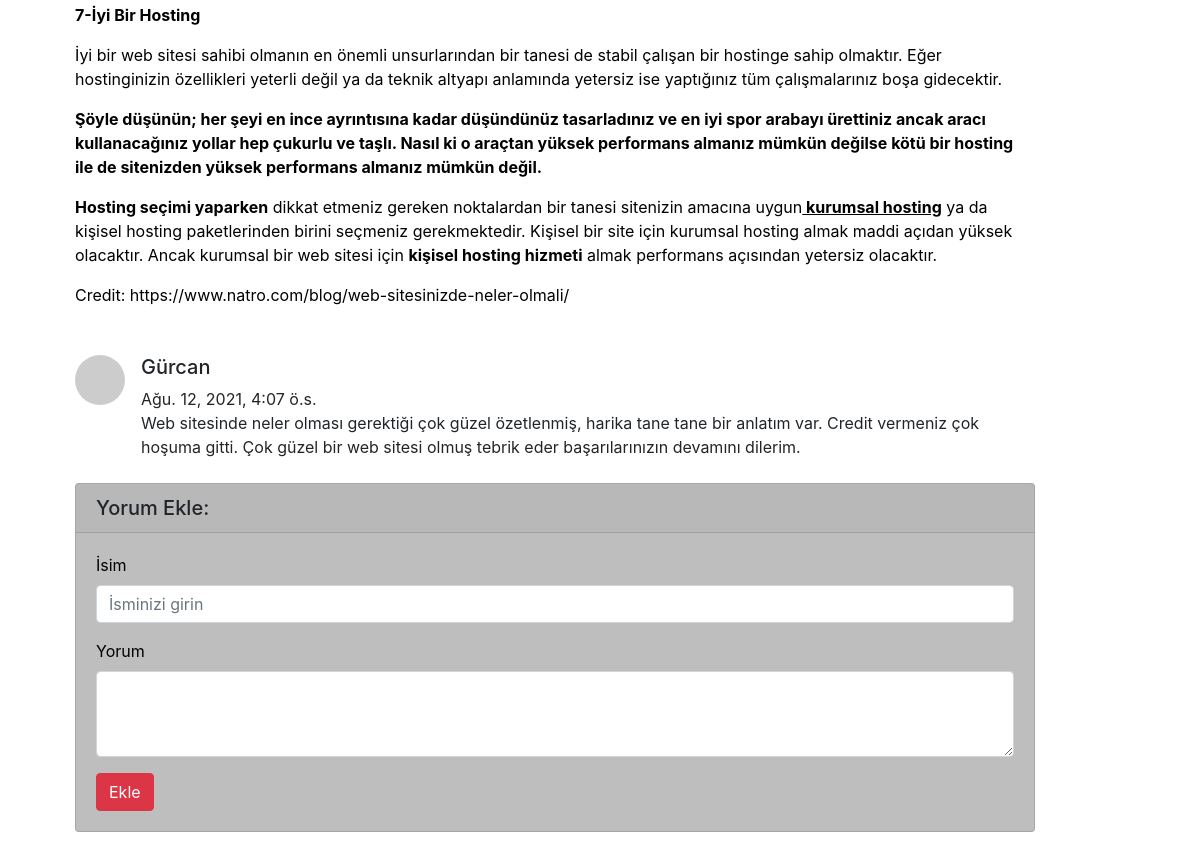
Page /articles/article/19 (lower part) on the earlier database version.
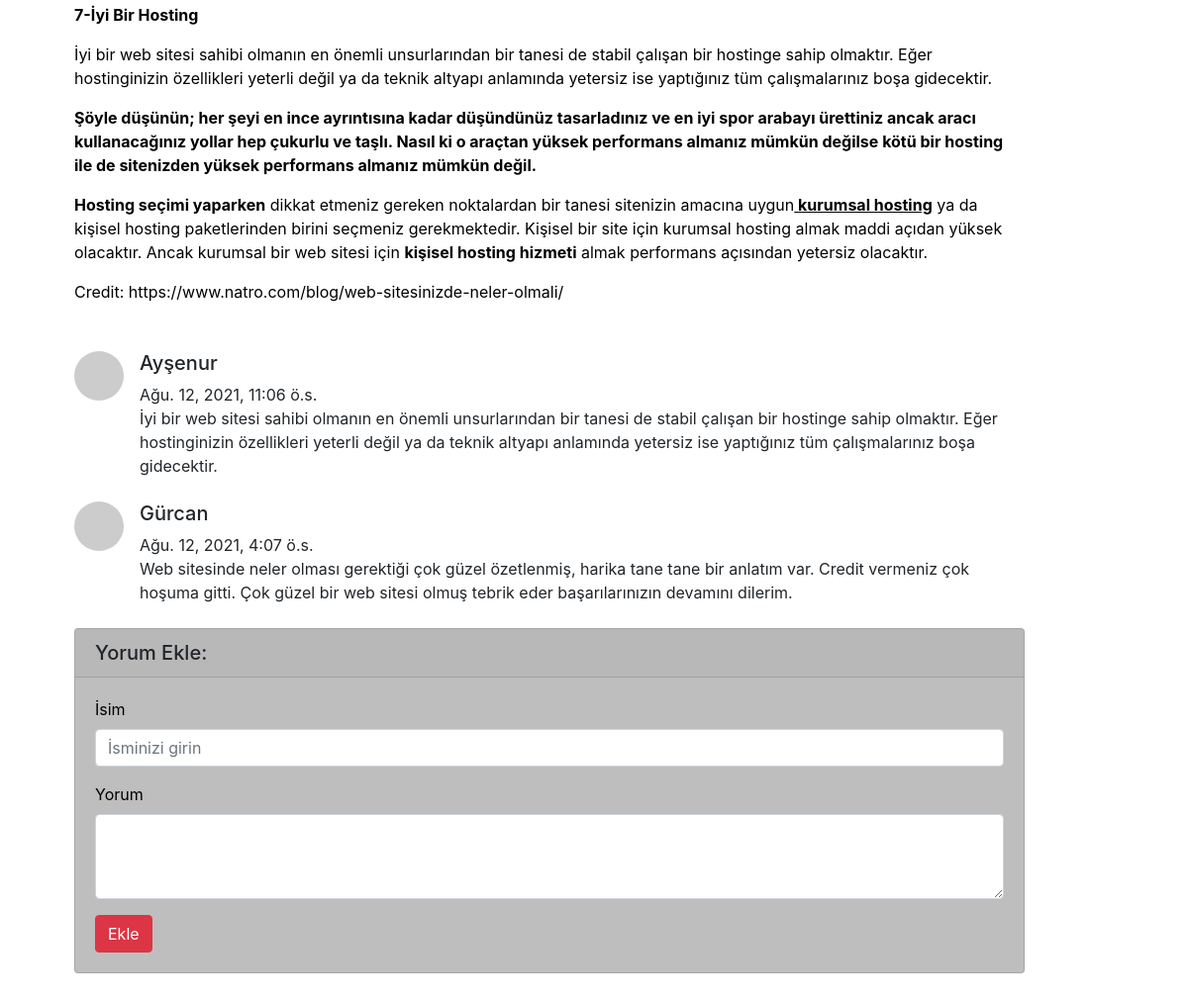
Same page on the later database version.
### article/models.py (models this page shows, shortened)
class Comment(models.Model):
    article = models.ForeignKey(Article,on_delete = models.CASCADE,verbose_name = "Makale",related_name="comments")
    comment_author = models.CharField(max_length = 50,verbose_name = "İsim")
    comment_content = models.CharField(max_length = 200,verbose_name = "Yorum")
    comment_date = models.DateTimeField(auto_now_add=True)
    class Meta:
        ordering = ['-comment_date']

### article/views.py (the view)
# urls.py: path('article/<int:id>',views.detail,name = "detail"),
def detail(request,id):
    article = get_object_or_404(Article,id = id)
    comments = article.comments.all()
    return render(request,"detail.html",{"article":article,"comments":comments})

### templates/detail.html (shortened to what this page needs)
{% extends "layout.html" %}
{% block body %}
  <div class="row " >
                <div class="col-lg-11">
                    <article>
                        <section class="mb-5" style="color:wihte;">
                          <p style="color: white;">{{article.content|safe}}</p>
                        </section>
                    </article>
                 {% if comments %}
      {% for comment in comments  %}
        <div class="media mb-4">
          <img class="d-flex mr-3 rounded-circle" src="http://placehold.it/50x50" alt="">
          <div class="media-body">
            <h5 class="mt-0">{{comment.comment_author}}</h5>
            {{comment.comment_date}} <br>
            {{comment.comment_content}}
          </div>
        </div>
      {% endfor %}
      {% else %}
      <div class ="alert alert-danger">
        Bu makaleye herhangi bir yorum yazılmamış,ilk yorum yapan siz olun!
      </div>
      {% endif %}
      <div class="card my-4" style="background-color: #bebebe ">
          <h5 class="card-header">Yorum Ekle:</h5>
          <div class="card-body">
            <form method = "post"  action = "{% url 'article:comment' article.id %}" >
              <div class="form-group">
                  <label for="formGroupExampleInput">İsim</label>
                  <input name = "comment_author" type="text" class="form-control" id="formGroupExampleInput" placeholder="İsminizi girin">
                </div>
              <div class="form-group">
                  <label for="formGroupExampleInput">Yorum</label>
                <textarea name = "comment_content" class="form-control" rows="3"></textarea>
              </div>
              <button type="submit" class="btn btn-danger">Ekle</button>
            </form>
          </div>
        </div>
        </div>
      </div>
                </div>
{% endblock body %}

Differences in the rows shown:
added Comment: comment_author "Ayşenur", comment_date "Ağu. 12, 2021, 11:06 ö.s.", comment_content "İyi bir web sitesi sahibi olmanın en önemli unsurlarından bir tanesi de stabil çalışan bir hostinge sahip olmaktır. Eğer hostinginizin özellikleri yeterli değil ya da teknik altyapı anlamında yetersiz ise yaptığınız tüm çalışmalarınız boşa gidecektir."
